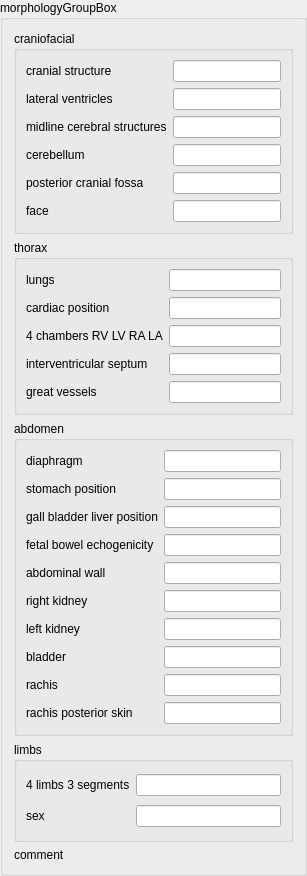
       <widget class="QGroupBox" name="fetus5MorphologyGroupBox">
        <property name="sizePolicy">
         <sizepolicy hsizetype="Preferred" vsizetype="Minimum">
          <horstretch>0</horstretch>
          <verstretch>0</verstretch>
         </sizepolicy>
        </property>
        <property name="title">
         <string>morphologyGroupBox</string>
        </property>
        <layout class="QVBoxLayout" name="verticalLayout_14">
         <item>
          <widget class="QGroupBox" name="fetus5MorphologyCraniofacialGroupBox">
           <property name="sizePolicy">
            <sizepolicy hsizetype="Preferred" vsizetype="Preferred">
             <horstretch>0</horstretch>
             <verstretch>0</verstretch>
            </sizepolicy>
           </property>
           <property name="minimumSize">
            <size>
             <width>0</width>
             <height>150</height>
            </size>
           </property>
           <property name="title">
            <string>craniofacial</string>
           </property>
           <layout class="QGridLayout" name="gridLayout_20">
            <item row="0" column="0">
             <widget class="QLabel" name="fetus5CranialStructureLabel">
              <property name="text">
               <string>cranial structure</string>
              </property>
             </widget>
            </item>
            <item row="0" column="1">
             <layout class="QHBoxLayout" name="fetus5CranialStructureRadioLayout"/>
            </item>
            <item row="0" column="2">
             <widget class="QLineEdit" name="fetus5CranialStructureLineEdit"/>
            </item>
            <item row="1" column="0">
             <widget class="QLabel" name="fetus5LateralVentriclesLabel">
              <property name="text">
               <string>lateral ventricles</string>
              </property>
             </widget>
            </item>
            <item row="1" column="1">
             <layout class="QHBoxLayout" name="fetus5LateralVentriclesRadioLayout"/>
            </item>
            <item row="1" column="2">
             <widget class="QLineEdit" name="fetus5LateralVentriclesLineEdit"/>
            </item>
            <item row="2" column="0">
             <widget class="QLabel" name="fetus5MidlineCerebralStructuresLabel">
              <property name="text">
               <string>midline cerebral structures</string>
              </property>
             </widget>
            </item>
            <item row="2" column="1">
             <layout class="QHBoxLayout" name="fetus5MidlineCerebralStructuresRadioLayout"/>
            </item>
            <item row="2" column="2">
             <widget class="QLineEdit" name="fetus5MidlineCerebralStructuresLineEdit"/>
            </item>
            <item row="3" column="0">
             <widget class="QLabel" name="fetus5CerebellumLabel">
              <property name="text">
               <string>cerebellum</string>
              </property>
             </widget>
            </item>
            <item row="3" column="1">
             <layout class="QHBoxLayout" name="fetus5CerebellumRadioLayout"/>
            </item>
            <item row="3" column="2">
             <widget class="QLineEdit" name="fetus5CerebellumLineEdit"/>
            </item>
            <item row="4" column="0">
             <widget class="QLabel" name="fetus5PosteriorCranialFossaLabel">
              <property name="text">
               <string>posterior cranial fossa</string>
              </property>
             </widget>
            </item>
            <item row="4" column="1">
             <layout class="QHBoxLayout" name="fetus5PosteriorCranialFossaRadioLayout"/>
            </item>
            <item row="4" column="2">
             <widget class="QLineEdit" name="fetus5PosteriorCranialFossaLineEdit"/>
            </item>
            <item row="5" column="0">
             <widget class="QLabel" name="fetus5FaceLabel">
              <property name="text">
               <string>face</string>
              </property>
             </widget>
            </item>
            <item row="5" column="1">
             <layout class="QHBoxLayout" name="fetus5FaceRadioLayout"/>
            </item>
            <item row="5" column="2">
             <widget class="QLineEdit" name="fetus5FaceLineEdit"/>
            </item>
           </layout>
          </widget>
         </item>
         <item>
          <widget class="QGroupBox" name="fetus5MorphologyThoraxGroupBox">
           <property name="minimumSize">
            <size>
             <width>0</width>
             <height>175</height>
            </size>
           </property>
           <property name="title">
            <string>thorax</string>
           </property>
           <layout class="QGridLayout" name="gridLayout_39">
            <item row="0" column="0">
             <widget class="QLabel" name="fetus5LungsLabel">
              <property name="text">
               <string>lungs</string>
              </property>
             </widget>
            </item>
            <item row="0" column="1">
             <layout class="QHBoxLayout" name="fetus5LungsRadioLayout"/>
            </item>
            <item row="0" column="2">
             <widget class="QLineEdit" name="fetus5LungsLineEdit"/>
            </item>
            <item row="1" column="0">
             <widget class="QLabel" name="fetus5CardiacPositionLabel">
              <property name="text">
               <string>cardiac position</string>
              </property>
             </widget>
            </item>
            <item row="1" column="1">
             <layout class="QHBoxLayout" name="fetus5CardiacPositionRadioLayout"/>
            </item>
            <item row="1" column="2">
             <widget class="QLineEdit" name="fetus5CardiacPositionLineEdit"/>
            </item>
            <item row="2" column="0">
             <widget class="QLabel" name="fetus5Cardiac4ChambersLabel">
              <property name="text">
               <string>4 chambers RV LV RA LA</string>
              </property>
             </widget>
            </item>
            <item row="2" column="1">
             <layout class="QHBoxLayout" name="fetus5Cardiac4ChambersRadioLayout"/>
            </item>
            <item row="2" column="2">
             <widget class="QLineEdit" name="fetus5Cardiac4ChambersLineEdit"/>
            </item>
            <item row="3" column="0">
             <widget class="QLabel" name="fetus5IvsLabel">
              <property name="text">
               <string>interventricular septum</string>
              </property>
             </widget>
            </item>
            <item row="3" column="1">
             <layout class="QHBoxLayout" name="fetus5IvsRadioLayout"/>
            </item>
            <item row="3" column="2">
             <widget class="QLineEdit" name="fetus5IvsLineEdit"/>
            </item>
            <item row="4" column="0">
             <widget class="QLabel" name="fetus5GreatVesselsLabel">
              <property name="text">
               <string>great vessels</string>
              </property>
             </widget>
            </item>
            <item row="4" column="1">
             <layout class="QHBoxLayout" name="fetus5GreatVesselsRadioLayout"/>
            </item>
            <item row="4" column="2">
             <widget class="QLineEdit" name="fetus5GreatVesselsLineEdit"/>
            </item>
           </layout>
          </widget>
         </item>
         <item>
          <widget class="QGroupBox" name="fetus5MorphologyAbdomenGroupBox">
           <property name="minimumSize">
            <size>
             <width>0</width>
             <height>300</height>
            </size>
           </property>
           <property name="title">
            <string>abdomen</string>
           </property>
           <layout class="QGridLayout" name="gridLayout_40">
            <item row="0" column="0">
             <widget class="QLabel" name="fetus5DiaphragmLabel">
              <property name="text">
               <string>diaphragm</string>
              </property>
             </widget>
            </item>
            <item row="0" column="1">
             <layout class="QHBoxLayout" name="fetus5DiaphragmRadioLayout"/>
            </item>
            <item row="0" column="2">
             <widget class="QLineEdit" name="fetus5DiaphragmLineEdit"/>
            </item>
            <item row="1" column="0">
             <widget class="QLabel" name="fetus5StomachPositionLabel">
              <property name="text">
               <string>stomach position</string>
              </property>
             </widget>
            </item>
            <item row="1" column="1">
             <layout class="QHBoxLayout" name="fetus5StomachPositionRadioLayout"/>
            </item>
            <item row="1" column="2">
             <widget class="QLineEdit" name="fetus5StomachPositionLineEdit"/>
            </item>
            <item row="2" column="0">
             <widget class="QLabel" name="fetus5GallBladderLiverPositionLabel">
              <property name="text">
               <string>gall bladder liver position</string>
              </property>
             </widget>
            </item>
            <item row="2" column="1">
             <layout class="QHBoxLayout" name="fetus5GallBladderLiverPositionRadioLayout"/>
            </item>
            <item row="2" column="2">
             <widget class="QLineEdit" name="fetus5GallBladderLiverPositionLineEdit"/>
            </item>
            <item row="3" column="0">
             <widget class="QLabel" name="fetus5BowelEchogenicityLabel">
              <property name="text">
               <string>fetal bowel echogenicity</string>
              </property>
             </widget>
            </item>
            <item row="3" column="1">
             <layout class="QHBoxLayout" name="fetus5BowelEchogenicityRadioLayout"/>
            </item>
            <item row="3" column="2">
             <widget class="QLineEdit" name="fetus5BowelEchogenicityLineEdit"/>
            </item>
            <item row="4" column="0">
             <widget class="QLabel" name="fetus5AbdominalWallLabel">
              <property name="text">
               <string>abdominal wall</string>
              </property>
             </widget>
            </item>
            <item row="4" column="1">
             <layout class="QHBoxLayout" name="fetus5AbdominalWallRadioLayout"/>
            </item>
            <item row="4" column="2">
             <widget class="QLineEdit" name="fetus5AbdominalWallLineEdit"/>
            </item>
            <item row="5" column="0">
             <widget class="QLabel" name="fetus5RightKidneyLabel">
              <property name="text">
               <string>right kidney</string>
              </property>
             </widget>
            </item>
            <item row="5" column="1">
             <layout class="QHBoxLayout" name="fetus5RightKidneyRadioLayout"/>
            </item>
            <item row="5" column="2">
             <widget class="QLineEdit" name="fetus5RightKidneyLineEdit"/>
            </item>
            <item row="6" column="0">
             <widget class="QLabel" name="fetus5LeftKidneyLabel">
              <property name="text">
               <string>left kidney</string>
              </property>
             </widget>
            </item>
            <item row="6" column="1">
             <layout class="QHBoxLayout" name="fetus5LeftKidneyRadioLayout"/>
            </item>
            <item row="6" column="2">
             <widget class="QLineEdit" name="fetus5LeftKidneyLineEdit"/>
            </item>
            <item row="7" column="0">
             <widget class="QLabel" name="fetus5BladderLabel">
              <property name="text">
               <string>bladder</string>
              </property>
             </widget>
            </item>
            <item row="7" column="1">
             <layout class="QHBoxLayout" name="fetus5BladderRadioLayout"/>
            </item>
            <item row="7" column="2">
             <widget class="QLineEdit" name="fetus5BladderLineEdit"/>
            </item>
            <item row="8" column="0">
             <widget class="QLabel" name="fetus5RachisLabel">
              <property name="text">
               <string>rachis</string>
              </property>
             </widget>
            </item>
            <item row="8" column="1">
             <layout class="QHBoxLayout" name="fetus5RachisRadioLayout"/>
            </item>
            <item row="8" column="2">
             <widget class="QLineEdit" name="fetus5RachisLineEdit"/>
            </item>
            <item row="9" column="0">
             <widget class="QLabel" name="fetus5RachisSkinLabel">
              <property name="text">
               <string>rachis posterior skin</string>
              </property>
             </widget>
            </item>
            <item row="9" column="1">
             <layout class="QHBoxLayout" name="fetus5RachisSkinRadioLayout"/>
            </item>
            <item row="9" column="2">
             <widget class="QLineEdit" name="fetus5RachisSkinLineEdit"/>
            </item>
           </layout>
          </widget>
         </item>
         <item>
          <widget class="QGroupBox" name="fetus5MorphologyLimbsGroupBox">
           <property name="minimumSize">
            <size>
             <width>0</width>
             <height>100</height>
            </size>
           </property>
           <property name="title">
            <string>limbs</string>
           </property>
           <layout class="QGridLayout" name="gridLayout_41">
            <item row="0" column="0">
             <widget class="QLabel" name="fetus5LimbsLabel">
              <property name="text">
               <string>4 limbs 3 segments</string>
              </property>
             </widget>
            </item>
            <item row="0" column="1">
             <layout class="QHBoxLayout" name="fetus5LimbsRadioLayout"/>
            </item>
            <item row="0" column="2">
             <widget class="QLineEdit" name="fetus5LimbsLineEdit"/>
            </item>
            <item row="1" column="0">
             <widget class="QLabel" name="fetus5SexLabel">
              <property name="text">
               <string>sex</string>
              </property>
             </widget>
            </item>
            <item row="1" column="1">
             <layout class="QHBoxLayout" name="fetus5SexRadioLayout"/>
            </item>
            <item row="1" column="2">
             <widget class="QLineEdit" name="fetus5SexLineEdit"/>
            </item>
           </layout>
          </widget>
         </item>
         <item>
          <layout class="QVBoxLayout" name="verticalLayout_4">
           <item>
            <widget class="QLabel" name="fetus5MorphologyCommentLabel">
             <property name="text">
              <string>comment</string>
             </property>
            </widget>
           </item>
           <item>
            <layout class="QFormLayout" name="fetus5MorphologyCommentFormLayout"/>
           </item>
          </layout>
         </item>
        </layout>
       </widget>
